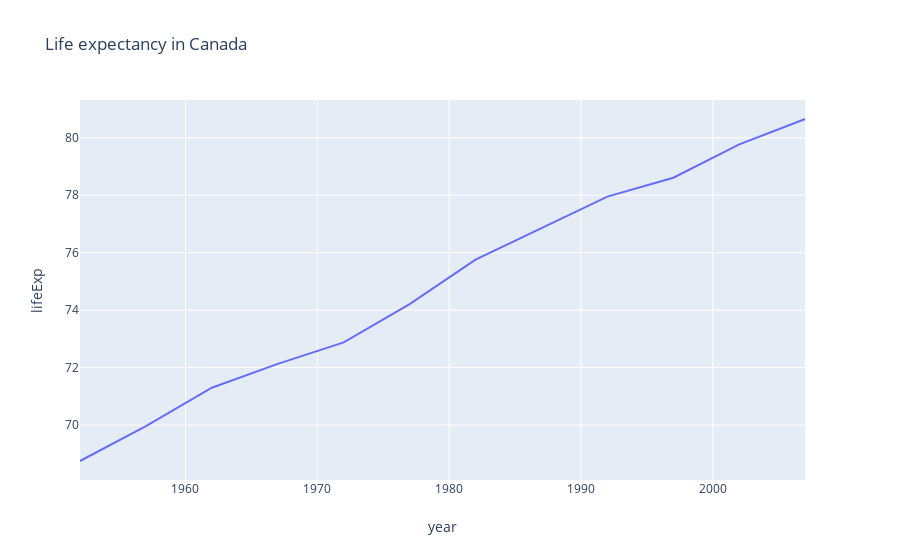

Notebook code cell kept with this figure:
### Code cell
import plotly.express as px

df = px.data.gapminder().query("country=='Canada'")
fig = px.line(df, x="year", y="lifeExp", title='Life expectancy in Canada')
fig.show()

### Figure 1 — Plotly figure (JSON) as saved in the notebook; plotly's stock layout.template omitted (floating-point values rounded to 4 significant figures)
{"data": [{"hoverlabel": {"namelength": 0}, "hovertemplate": "year=%{x}<br>lifeExp=%{y}", "legendgroup": "", "line": {"color": "#636efa", "dash": "solid"}, "mode": "lines", "name": "", "showlegend": false, "type": "scatter", "x": [1952, 1957, 1962, 1967, 1972, 1977, 1982, 1987, 1992, 1997, 2002, 2007], "xaxis": "x", "y": [68.75, 69.96, 71.3, 72.13, 72.88, 74.21, 75.76, 76.86, 77.95, 78.61, 79.77, 80.65], "yaxis": "y"}], "layout": {"autosize": true, "hovermode": "closest", "legend": {"tracegroupgap": 0}, "title": {"text": "Life expectancy in Canada"}, "xaxis": {"anchor": "y", "autorange": true, "domain": [0, 0.98], "range": [1952, 2007], "title": {"text": "year"}, "type": "linear"}, "yaxis": {"anchor": "x", "autorange": true, "domain": [0, 1], "range": [68.09, 81.31], "title": {"text": "lifeExp"}, "type": "linear"}}}
